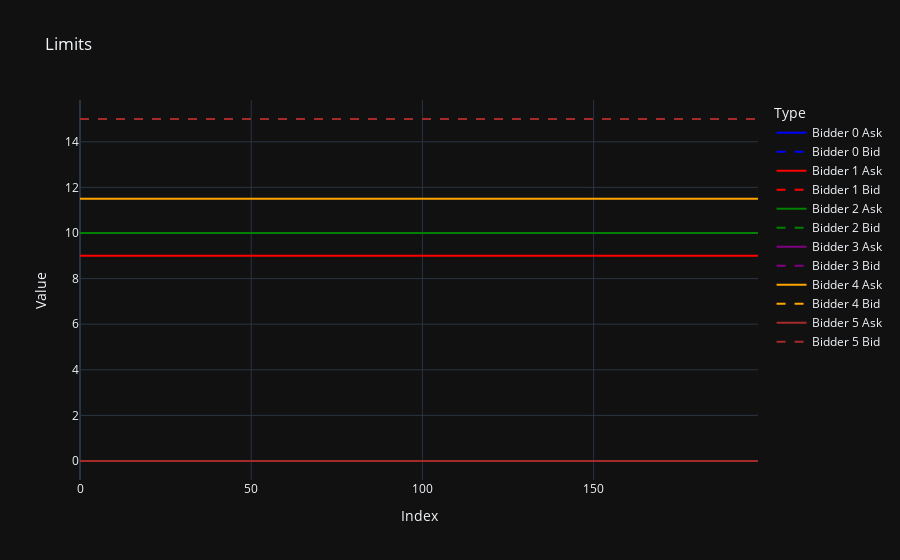

Write notebook code for a chart like this one.
### Code cell
### Limits

fig = go.Figure()

for bidder in range(n):
    fig.add_trace(go.Scatter(
        #x=bid_data['index'],
        y=df_limit_sell[f'bidder_{bidder}'],
        mode='lines',
        name=f'Bidder {bidder} Ask',
        line=dict(width=2, color=colors[bidder])  # Adjust line width if necessary
    ))
    
    fig.add_trace(go.Scatter(
        #x=bid_data['index'],
        y=df_limit_buy[f'bidder_{bidder}'],
        mode='lines',
        name=f'Bidder {bidder} Bid',
        line=dict(width=2, color=colors[bidder], dash='dash')  # Adjust line width if necessary
    ))

# Update layout
fig.update_layout(
    title='Limits',
    xaxis_title='Index',
    yaxis_title='Value',
    legend_title='Type'
)

# Show the plot
fig.show()

### Figure 1 — Plotly figure (JSON) as saved in the notebook; plotly's stock layout.template omitted (floating-point values rounded to 4 significant figures; data arrays with more than 128 entries replaced by an {"elided": "..."} marker saying what was removed)
{"data": [{"line": {"color": "blue", "width": 2}, "mode": "lines", "name": "Bidder 0 Ask", "y": {"elided": "199 float values"}, "type": "scatter"}, {"line": {"color": "blue", "dash": "dash", "width": 2}, "mode": "lines", "name": "Bidder 0 Bid", "y": {"elided": "199 float values"}, "type": "scatter"}, {"line": {"color": "red", "width": 2}, "mode": "lines", "name": "Bidder 1 Ask", "y": {"elided": "199 float values"}, "type": "scatter"}, {"line": {"color": "red", "dash": "dash", "width": 2}, "mode": "lines", "name": "Bidder 1 Bid", "y": {"elided": "199 float values"}, "type": "scatter"}, {"line": {"color": "green", "width": 2}, "mode": "lines", "name": "Bidder 2 Ask", "y": {"elided": "199 float values"}, "type": "scatter"}, {"line": {"color": "green", "dash": "dash", "width": 2}, "mode": "lines", "name": "Bidder 2 Bid", "y": {"elided": "199 float values"}, "type": "scatter"}, {"line": {"color": "purple", "width": 2}, "mode": "lines", "name": "Bidder 3 Ask", "y": {"elided": "199 float values"}, "type": "scatter"}, {"line": {"color": "purple", "dash": "dash", "width": 2}, "mode": "lines", "name": "Bidder 3 Bid", "y": {"elided": "199 float values"}, "type": "scatter"}, {"line": {"color": "orange", "width": 2}, "mode": "lines", "name": "Bidder 4 Ask", "y": {"elided": "199 float values"}, "type": "scatter"}, {"line": {"color": "orange", "dash": "dash", "width": 2}, "mode": "lines", "name": "Bidder 4 Bid", "y": {"elided": "199 float values"}, "type": "scatter"}, {"line": {"color": "brown", "width": 2}, "mode": "lines", "name": "Bidder 5 Ask", "y": {"elided": "199 float values"}, "type": "scatter"}, {"line": {"color": "brown", "dash": "dash", "width": 2}, "mode": "lines", "name": "Bidder 5 Bid", "y": {"elided": "199 float values"}, "type": "scatter"}], "layout": {"title": {"text": "Limits"}, "xaxis": {"title": {"text": "Index"}}, "yaxis": {"title": {"text": "Value"}}, "legend": {"title": {"text": "Type"}}}}
